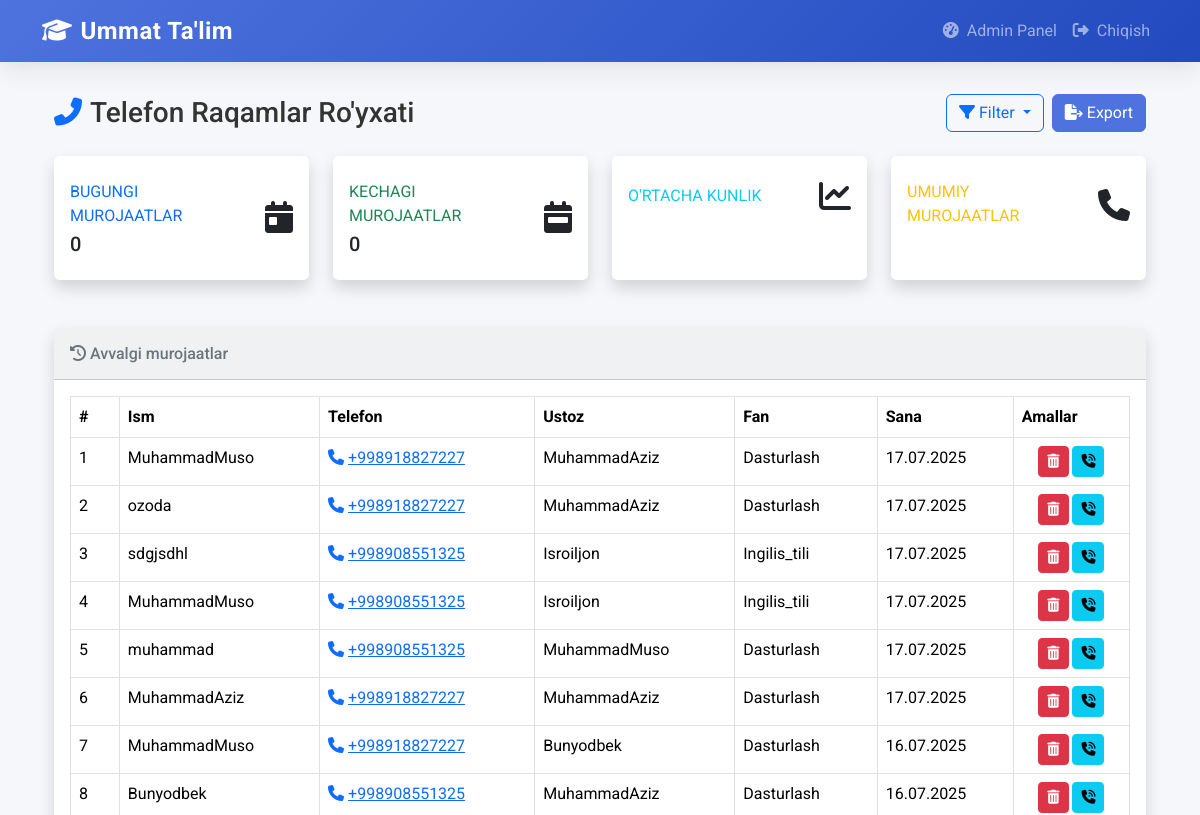
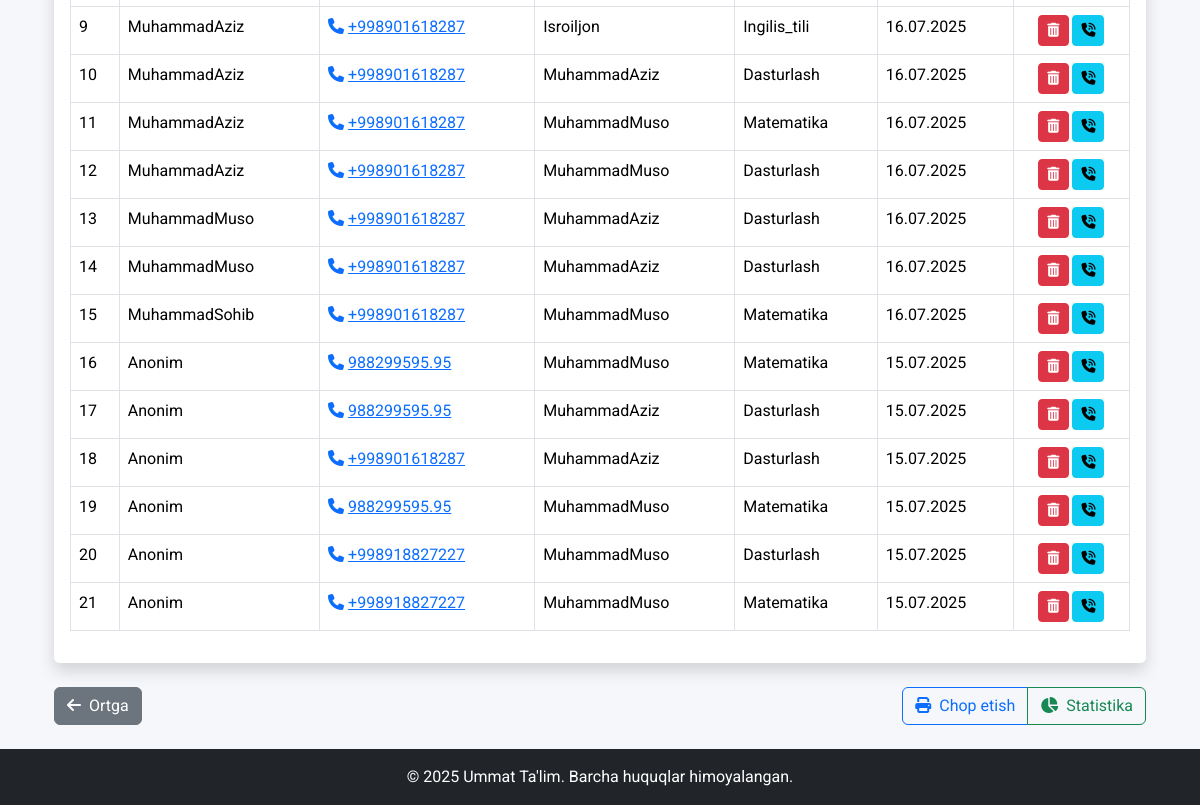
Before: /aloqalar/ (signed in) with the older database file (2 pictures, top to bottom).
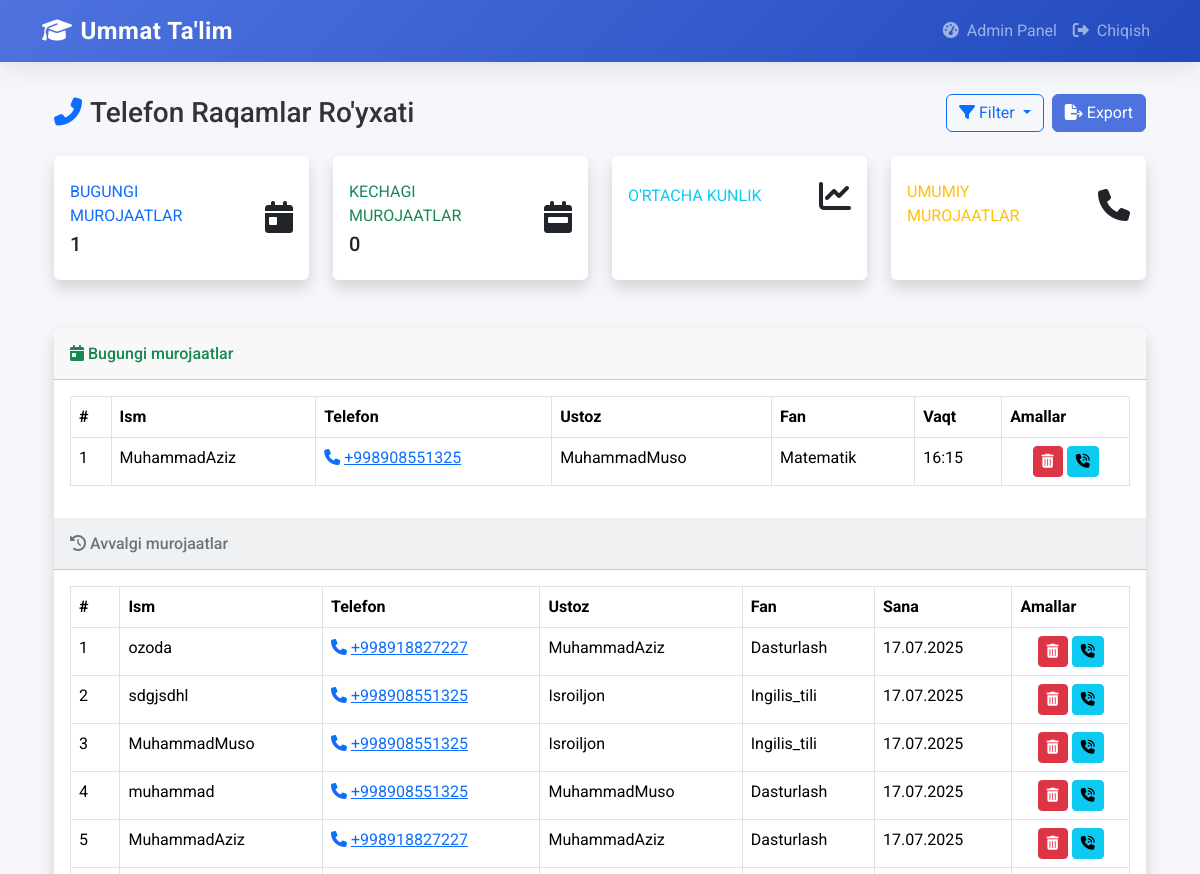
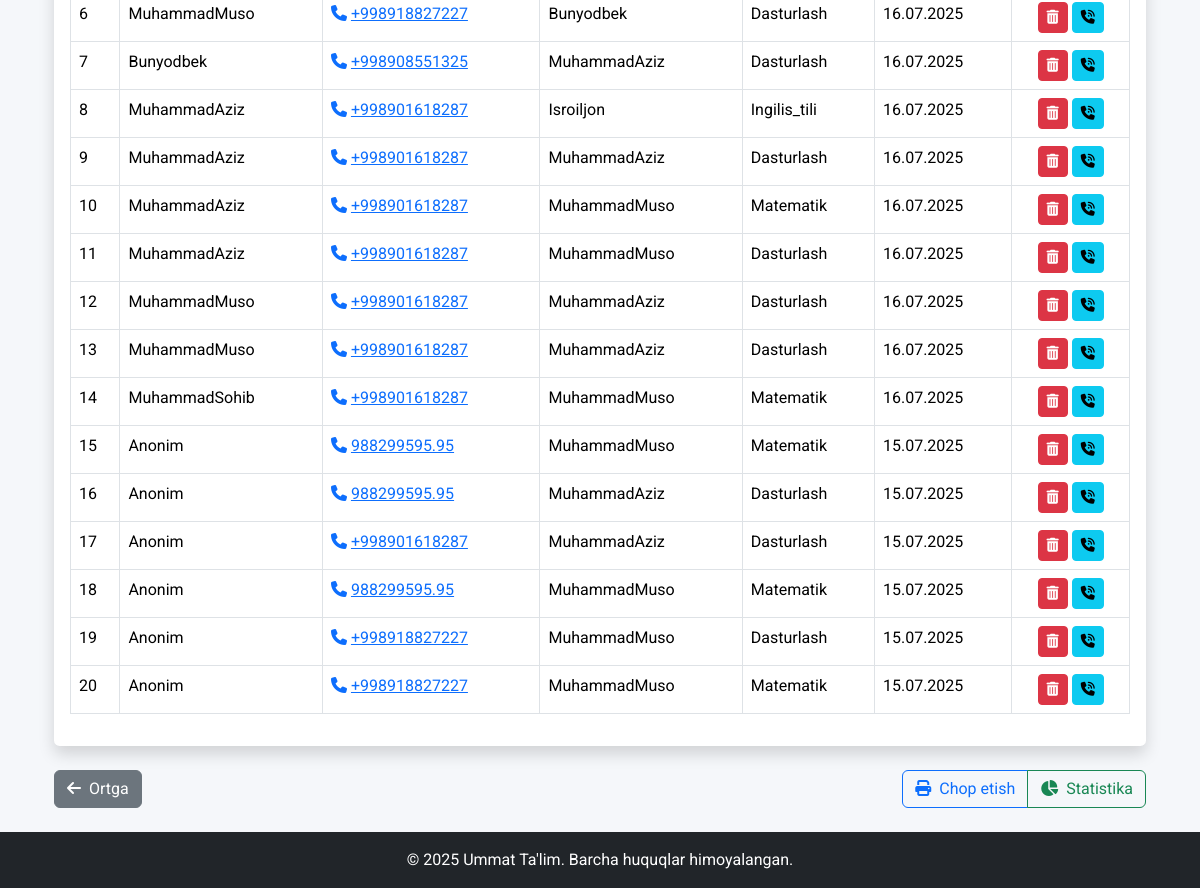
After: the same page with the newer database file (2 pictures, top to bottom).
### core/models.py (models this page shows, shortened)
class Aloqa(models.Model):
    ism = models.CharField(max_length=100)
    telefon = models.CharField(max_length=20)
    ustoz = models.ForeignKey(Ustoz, on_delete=models.CASCADE)
    sana = models.DateTimeField(auto_now_add=True)
    aloqaga_chiqildi = models.BooleanField(default=False)  # YANGI MAYDON

class Ustoz(models.Model):
    ism = models.CharField(max_length=100)
    tajriba_yil = models.IntegerField()
    daraja = models.IntegerField(help_text="Daraja qancha yuqori bo`lsa, shuncha yuqoriga chiqadi: ")
    tavsif = models.TextField()
    fan = models.ForeignKey(Fan, on_delete=models.CASCADE)
    rasm = models.ImageField(upload_to='ustoz_rasmlar/', blank=True, null=True)  # ⬅️ BU QO‘SHILADI

class Fan(models.Model):
    nomi = models.CharField(max_length=100)

### core/views.py (the view)
# urls.py: path('aloqalar/', aloqalar, name='aloqalar'),
@login_required
def aloqalar(request):
    today = date.today()
    yesterday = today - timedelta(days=1)
    aloqalar = Aloqa.objects.select_related('ustoz__fan').order_by('-sana')
    bugun, kecha, qolgan = [], [], []
    for aloqa in aloqalar:
        aloqa_sana = aloqa.sana.date()
        if aloqa_sana == today:
            bugun.append(aloqa)
        elif aloqa_sana == yesterday:
            kecha.append(aloqa)
        else:
            qolgan.append(aloqa)
    return render(request, 'core/aloqalar.html', {
        'bugun': bugun,
        'kecha': kecha,
        'qolgan': qolgan
    })

### core/templates/core/aloqalar.html (shortened to what this page needs)
{% extends 'core/base.html' %}
{% block content %}
<div class="container-fluid">
    <div class="d-sm-flex align-items-center justify-content-between mb-4">
        <h1 class="h3 mb-0 text-gray-800">
            <i class="fas fa-phone-alt text-primary me-2"></i>Telefon Raqamlar Ro'yxati
        </h1>
        <div class="d-flex">
            <div class="dropdown me-2">
                <button class="btn btn-outline-primary dropdown-toggle" type="button"
                        id="dropdownMenuButton" data-bs-toggle="dropdown">
                    <i class="fas fa-filter me-1"></i>Filter
                </button>
            </div>
            <button class="btn btn-primary" data-bs-toggle="modal" data-bs-target="#exportModal">
                <i class="fas fa-file-export me-1"></i>Export
            </button>
        </div>
    </div>
    <div class="row mb-4">
        <div class="col-xl-3 col-md-6 mb-4">
            <div class="card border-left-primary shadow h-100 py-2">
                <div class="card-body">
                    <div class="row no-gutters align-items-center">
                        <div class="col mr-2">
                            <div class="text-xs font-weight-bold text-primary text-uppercase mb-1">
                                Bugungi murojaatlar
                            </div>
                            <div class="h5 mb-0 font-weight-bold text-gray-800">{{ bugun|length }}</div>
                        </div>
                        <div class="col-auto">
                            <i class="fas fa-calendar-day fa-2x text-gray-300"></i>
                        </div>
                    </div>
                </div>
            </div>
        </div>
        <div class="col-xl-3 col-md-6 mb-4">
            <div class="card border-left-success shadow h-100 py-2">
                <div class="card-body">
                    <div class="row no-gutters align-items-center">
                        <div class="col mr-2">
                            <div class="text-xs font-weight-bold text-success text-uppercase mb-1">
                                Kechagi murojaatlar
                            </div>
                            <div class="h5 mb-0 font-weight-bold text-gray-800">{{ kecha|length }}</div>
                        </div>
                        <div class="col-auto">
                            <i class="fas fa-calendar-week fa-2x text-gray-300"></i>
                        </div>
                    </div>
                </div>
            </div>
        </div>
        <div class="col-xl-3 col-md-6 mb-4">
            <div class="card border-left-info shadow h-100 py-2">
                <div class="card-body">
                    <div class="row no-gutters align-items-center">
                        <div class="col mr-2">
                            <div class="text-xs font-weight-bold text-info text-uppercase mb-1">
                                O'rtacha kunlik
                            </div>
                        </div>
                        <div class="col-auto">
                            <i class="fas fa-chart-line fa-2x text-gray-300"></i>
                        </div>
                    </div>
                </div>
            </div>
        </div>
        <div class="col-xl-3 col-md-6 mb-4">
            <div class="card border-left-warning shadow h-100 py-2">
                <div class="card-body">
                    <div class="row no-gutters align-items-center">
                        <div class="col mr-2">
                            <div class="text-xs font-weight-bold text-warning text-uppercase mb-1">
                                Umumiy murojaatlar
                            </div>
                        </div>
                        <div class="col-auto">
                            <i class="fas fa-phone fa-2x text-gray-300"></i>
                        </div>
                    </div>
                </div>
            </div>
        </div>
    </div>
    <div class="card shadow mb-4">
        {% if bugun|length > 0 %}
        <div class="card-header py-3">
            <h6 class="m-0 font-weight-bold text-success">
                <i class="fas fa-calendar-day me-1"></i>Bugungi murojaatlar
            </h6>
        </div>
        <div class="card-body">
            <div class="table-responsive">
                <table class="table table-bordered table-hover" width="100%">
                    <thead class="bg-success text-white">
                        <tr>
                            <th>#</th>
                            <th>Ism</th>
                            <th>Telefon</th>
                            <th>Ustoz</th>
                            <th>Fan</th>
                            <th>Vaqt</th>
                            <th>Amallar</th>
                        </tr>
                    </thead>
                    <tbody>
                        {% for aloqa in bugun %}
                        <tr>
                            <td>{{ forloop.counter }}</td>
                            <td>{{ aloqa.ism }}</td>
                            <td>
                                <a href="tel:{{ aloqa.telefon }}" class="text-primary">
                                    <i class="fas fa-phone me-1"></i>{{ aloqa.telefon }}
                                </a>
                            </td>
                            <td>{{ aloqa.ustoz.ism }}</td>
                            <td>{{ aloqa.ustoz.fan.nomi }}</td>
                            <td>{{ aloqa.sana|date:"H:i" }}</td>
                            <td class="text-center">
                                <form method="POST" action="{% url 'aloqa_ochirish' aloqa.id %}" class="d-inline">
                                    <button type="submit" class="btn btn-sm btn-danger confirm-delete"
                                            data-bs-toggle="tooltip" title="O'chirish">
                                        <i class="fas fa-trash-alt"></i>
                                    </button>
                                </form>
                                <a href="tel:{{ aloqa.telefon }}" class="btn btn-sm btn-info">
                                    <i class="fas fa-phone-volume"></i>
                                </a>
                            </td>
                        </tr>
                        {% endfor %}
                    </tbody>
                </table>
            </div>
        </div>
        {% endif %}
        {% if qolgan|length > 0 %}
        <div class="card-header py-3 bg-secondary-light">
            <h6 class="m-0 font-weight-bold text-secondary">
                <i class="fas fa-history me-1"></i>Avvalgi murojaatlar
            </h6>
        </div>
        <div class="card-body">
            <div class="table-responsive">
                <table class="table table-bordered table-hover" width="100%">
                    <thead class="bg-secondary text-white">
                        <tr>
                            <th>#</th>
                            <th>Ism</th>
                            <th>Telefon</th>
                            <th>Ustoz</th>
                            <th>Fan</th>
                            <th>Sana</th>
                            <th>Amallar</th>
                        </tr>
                    </thead>
                    <tbody>
                        {% for aloqa in qolgan %}
                        <tr>
                            <td>{{ forloop.counter }}</td>
                            <td>{{ aloqa.ism }}</td>
                            <td>
                                <a href="tel:{{ aloqa.telefon }}" class="text-primary">
                                    <i class="fas fa-phone me-1"></i>{{ aloqa.telefon }}
                                </a>
                            </td>
                            <td>{{ aloqa.ustoz.ism }}</td>
                            <td>{{ aloqa.ustoz.fan.nomi }}</td>
                            <td>{{ aloqa.sana|date:"d.m.Y" }}</td>
                            <td class="text-center">
                                <form method="POST" action="{% url 'aloqa_ochirish' aloqa.id %}" class="d-inline">
                                    <button type="submit" class="btn btn-sm btn-danger confirm-delete"
                                            data-bs-toggle="tooltip" title="O'chirish">
                                        <i class="fas fa-trash-alt"></i>
                                    </button>
                                </form>
                                <a href="tel:{{ aloqa.telefon }}" class="btn btn-sm btn-info">
                                    <i class="fas fa-phone-volume"></i>
                                </a>
                            </td>
                        </tr>
                        {% endfor %}
                    </tbody>
                </table>
            </div>
        </div>
        {% endif %}
    </div>
    <div class="d-flex justify-content-between mt-4">
        <a href="{% url 'admin_dashboard' %}" class="btn btn-secondary">
            <i class="fas fa-arrow-left me-2"></i>Ortga
        </a>
        <div class="btn-group">
            <button class="btn btn-outline-primary" id="printBtn">
                <i class="fas fa-print me-2"></i>Chop etish
            </button>
            <button class="btn btn-outline-success" data-bs-toggle="modal" data-bs-target="#statsModal">
                <i class="fas fa-chart-pie me-2"></i>Statistika
            </button>
        </div>
    </div>
</div>
{% endblock %}

### core/templates/core/base.html (shortened to what this page needs)
<!DOCTYPE html>
<html lang="uz" data-bs-theme="light">
<head>
    <link href="https://cdn.jsdelivr.net/npm/bootstrap@5.3.2/dist/css/bootstrap.min.css" rel="stylesheet">
    <link rel="stylesheet" href="https://cdnjs.cloudflare.com/ajax/libs/font-awesome/6.4.0/css/all.min.css">
</head>
<body>
    <nav class="navbar navbar-expand-lg navbar-dark fixed-top">
        <div class="container">
            <a class="navbar-brand" href="{% url 'home' %}">
                <i class="fas fa-graduation-cap me-2"></i>Ummat Ta'lim
            </a>
            <div class="collapse navbar-collapse" id="navbarNav">
                <ul class="navbar-nav ms-auto">
                    {% if user.is_authenticated %}
                    <li class="nav-item">
                        <a class="nav-link" href="{% url 'admin_dashboard' %}">
                            <i class="fas fa-tachometer-alt me-1"></i> Admin Panel
                        </a>
                    </li>
                    <li class="nav-item">
                        <a class="nav-link" href="{% url 'logout' %}">
                            <i class="fas fa-sign-out-alt me-1"></i> Chiqish
                        </a>
                    </li>
                    {% endif %}
                </ul>
            </div>
        </div>
    </nav>
    <main class="animate-fade">
        <div class="container py-4">
            {% block content %}{% endblock %}
        </div>
    </main>
    <footer class="bg-dark text-white py-3 mt-auto">
        <div class="container text-center">
            <p class="mb-0">&copy; {% now "Y" %} Ummat Ta'lim. Barcha huquqlar himoyalangan.</p>
        </div>
    </footer>
</body>
</html>

### core/templates/core/base.html (style rules this page uses)
:root { --primary: #4e73df; --secondary: #1cc88a; --accent: #f6c23e; --dark: #5a5c69; --light: #f8f9fc; }
body { font-family: 'Roboto', sans-serif; background-color: #f5f7fa; color: #333; min-height: 100vh; display: flex; flex-direction: column; }
.navbar { box-shadow: 0 0.15rem 1.75rem 0 rgba(58, 59, 69, 0.15); background: linear-gradient(135deg, var(--primary) 0%, #224abe 100%); }
.navbar-brand { font-weight: 700; letter-spacing: 0.5px; font-size: 1.5rem; }
main { flex: 1; padding-top: 70px; }
.card { border: none; border-radius: 0.35rem; box-shadow: 0 0.15rem 1.75rem 0 rgba(58, 59, 69, 0.1); transition: all 0.3s ease; }
.btn-primary { background-color: var(--primary); border-color: var(--primary); }
.animate-fade { animation: fadeIn 0.5s ease-out; }

### core/templates/core/aloqalar.html (style rules this page uses)
.bg-secondary-light { background-color: rgba(108, 117, 125, 0.1); }

Changed rows visible on the page:
removed Aloqa: ism "MuhammadMuso", telefon "+998918827227", ustoz.ism "MuhammadAziz", ustoz.fan.nomi "Dasturlash", sana "17.07.2025", shown under "Avvalgi murojaatlar"
added Aloqa: ism "MuhammadAziz", telefon "+998908551325", ustoz.ism "MuhammadMuso", ustoz.fan.nomi "Matematik", sana "16:15", shown under "Bugungi murojaatlar"
changed through a linked row, Aloqa (number 11 of 21 on the later page): ustoz.fan.nomi "Matematika" → "Matematik"
changed through a linked row, Aloqa "MuhammadSohib": ustoz.fan.nomi "Matematika" → "Matematik"
changed through a linked row, Aloqa (number 16 of 21 on the later page): ustoz.fan.nomi "Matematika" → "Matematik"
changed through a linked row, Aloqa (number 19 of 21 on the later page): ustoz.fan.nomi "Matematika" → "Matematik"
changed through a linked row, Aloqa (number 21 of 21 on the later page): ustoz.fan.nomi "Matematika" → "Matematik"
Other visible differences:
{{ bugun|length }}: "0" → "1"
text now shown: "Bugungi murojaatlar # Ism Telefon Ustoz Fan Vaqt Amallar"
